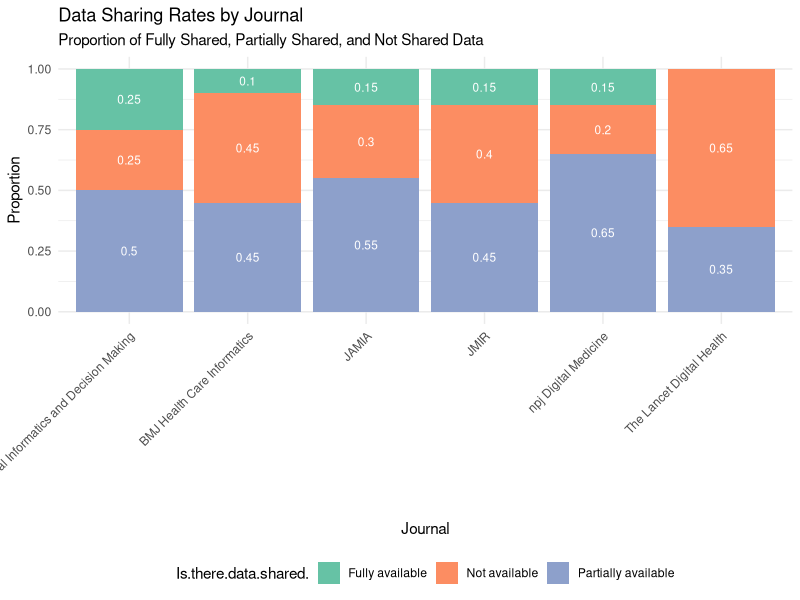

The R script that drew this image:
# Load necessary libraries
library(dplyr)
library(ggplot2)

# Set the working directory

# Import the data from CSV
data <- read.csv("./data.csv")

# Calculate data sharing rates by journal
data_sharing_rates <- data %>%
  group_by(Journal, `Is.there.data.shared.`) %>%
  summarise(Count = n()) %>%
  mutate(Proportion = Count / sum(Count)) %>%
  filter(!is.na(`Is.there.data.shared.`))

# Print the result
print(data_sharing_rates)

# Visualize the result with a stacked bar chart
ggplot(data_sharing_rates, aes(x = Journal, y = Proportion, fill = `Is.there.data.shared.`)) +
  geom_bar(stat = "identity") +
  labs(title = "Data Sharing Rates by Journal",
       subtitle = "Proportion of Fully Shared, Partially Shared, and Not Shared Data",
       x = "Journal",
       y = "Proportion") +
  theme_minimal() +
  theme(axis.text.x = element_text(angle = 45, hjust = 1),
        legend.position = "bottom") +
  scale_fill_brewer(palette = "Set2") +
  geom_text(aes(label = round(Proportion, 2)),
            position = position_stack(vjust = 0.5),
            color = "white",
            size = 3)